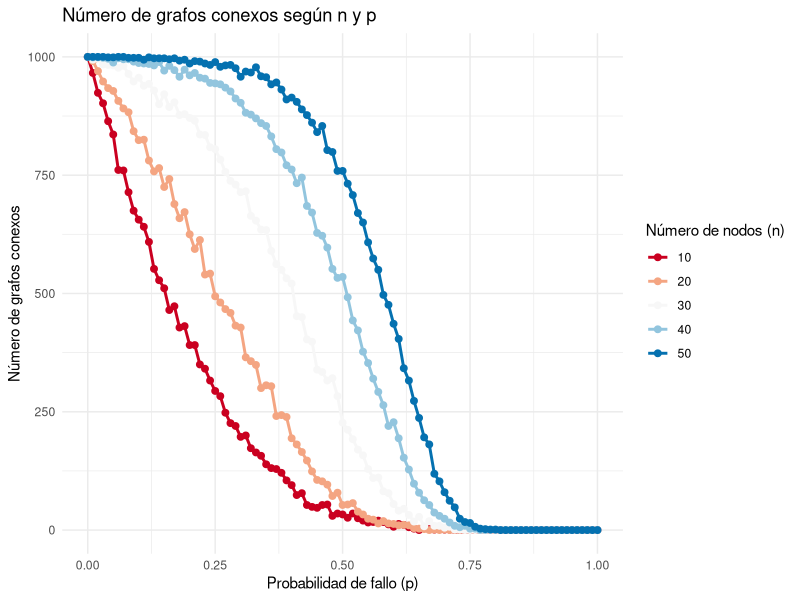

R code for this plot:
# Cargar el archivo CSV
data <- read.csv("../data/results.csv", sep=";")

# Ver un resumen rápido de los datos
head(data)

# Instalar ggplot2 si no está instalado
if (!require(ggplot2)) install.packages("ggplot2")

# Cargar ggplot2
library(ggplot2)

ggplot(data, aes(x = p, y = connectedGraphs, color = as.factor(n))) +
  geom_line(size = 1) +  # Ajustar el grosor de la línea
  geom_point(size = 2) + # Ajustar el tamaño de los puntos
  labs(
    title = "Número de grafos conexos según n y p",
    x = "Probabilidad de fallo (p)",
    y = "Número de grafos conexos",
    color = "Número de nodos (n)"
  ) +
  scale_color_brewer(palette = "RdBu") +
  theme_minimal()
